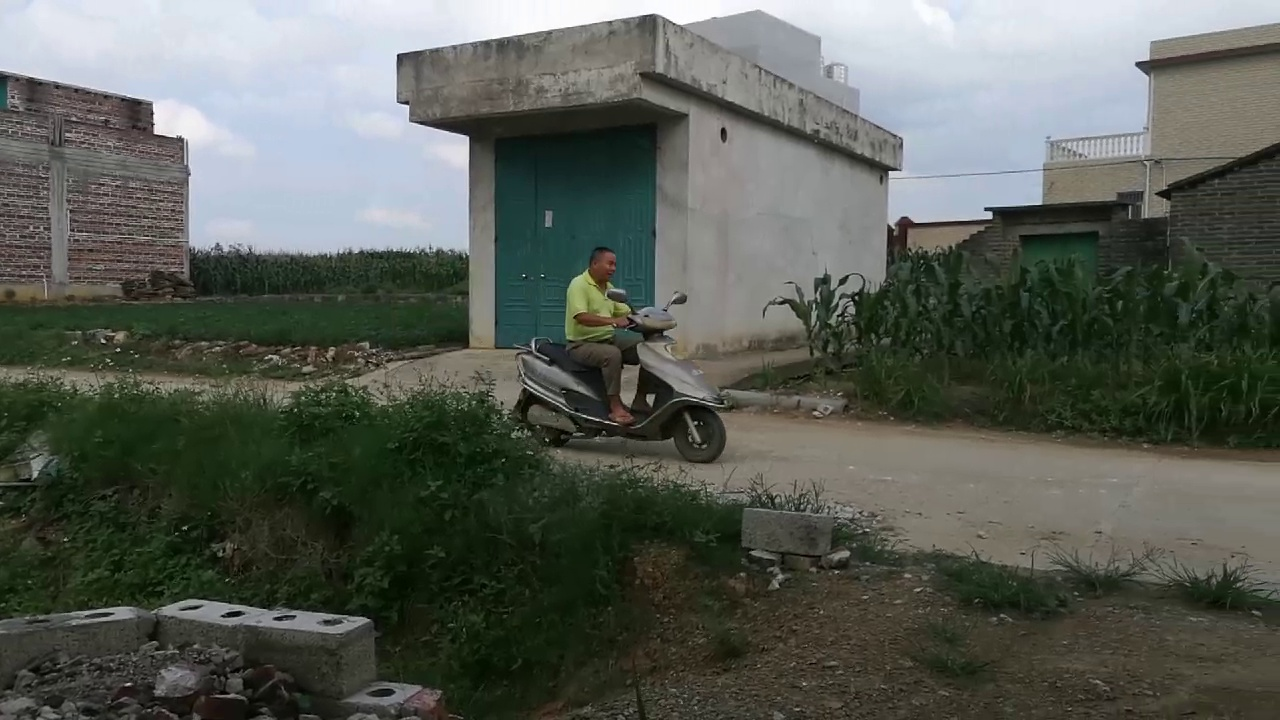
#> input picture pic/frame.jpg, 1280 x 720 px
$ python test4.py
#> lines starting #> are read from the running program, lines starting #| are printed output that depends on the picture
import cv2 as cv
import numpy as np

img = cv.imread("pic/frame.jpg", cv.IMREAD_COLOR)
#> img is the input picture: shape (720, 1280, 3); mean B, G, R 85.6, 93.6, 88.8

gamma = 4.5
lookUpTable = np.empty((1, 256), np.uint8)

for j in range(256):
    lookUpTable[0, j] = np.clip(pow(j / 255, gamma) * 255, 0, 255)

dst = cv.LUT(img, lookUpTable)
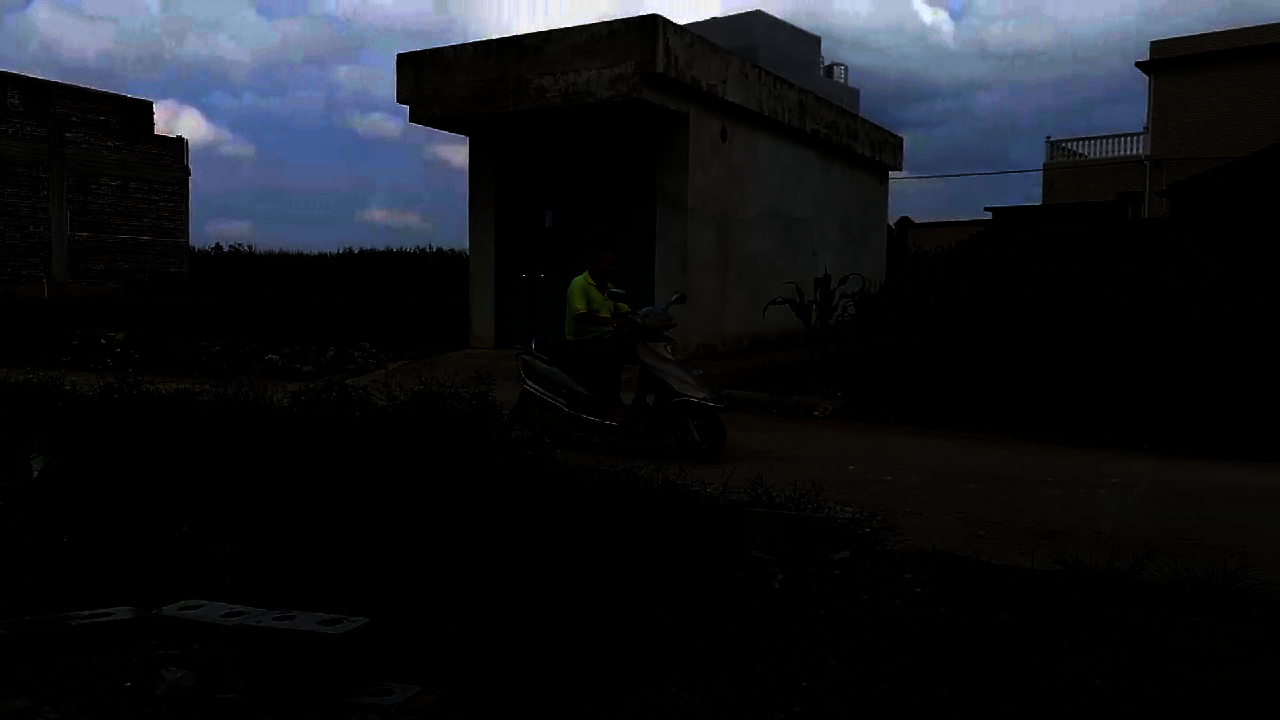
#> dst: shape (720, 1280, 3); mean B, G, R 26.8, 22, 19.4

cv.namedWindow("img", cv.WINDOW_NORMAL)
cv.namedWindow("dst", cv.WINDOW_NORMAL)

cv.imshow("img", img)
cv.imshow("dst", dst)
cv.waitKey(0)
cv.destroyAllWindows()

$ run again, with pic/bfmatcher.jpg copied over pic/frame.jpg
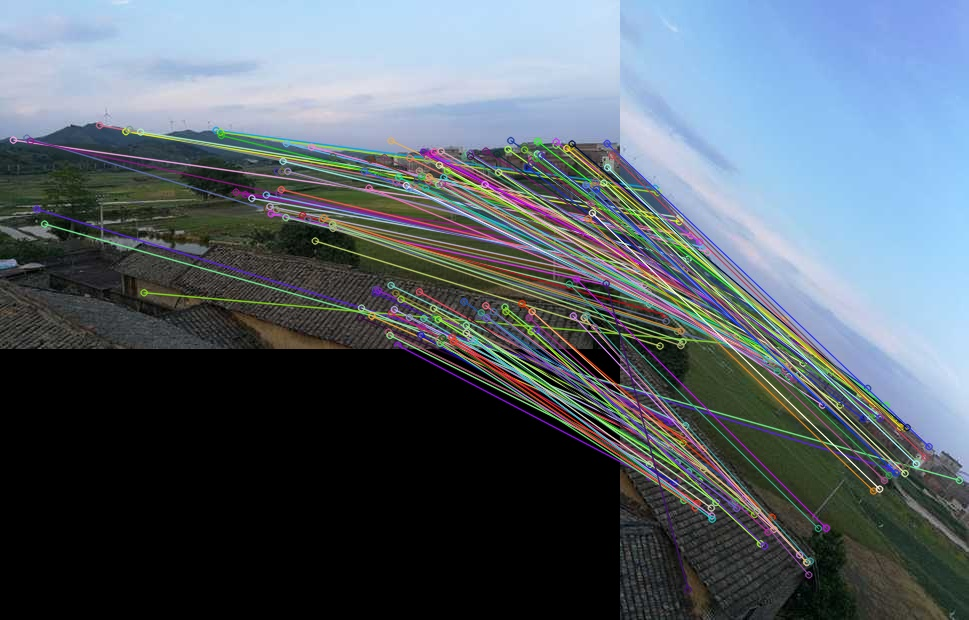
#> input picture pic/bfmatcher.jpg, 969 x 620 px
#> img is the input picture: shape (620, 969, 3); mean B, G, R 105.8, 96.8, 86
#> `dst = cv.LUT(img, lookUpTable)`:
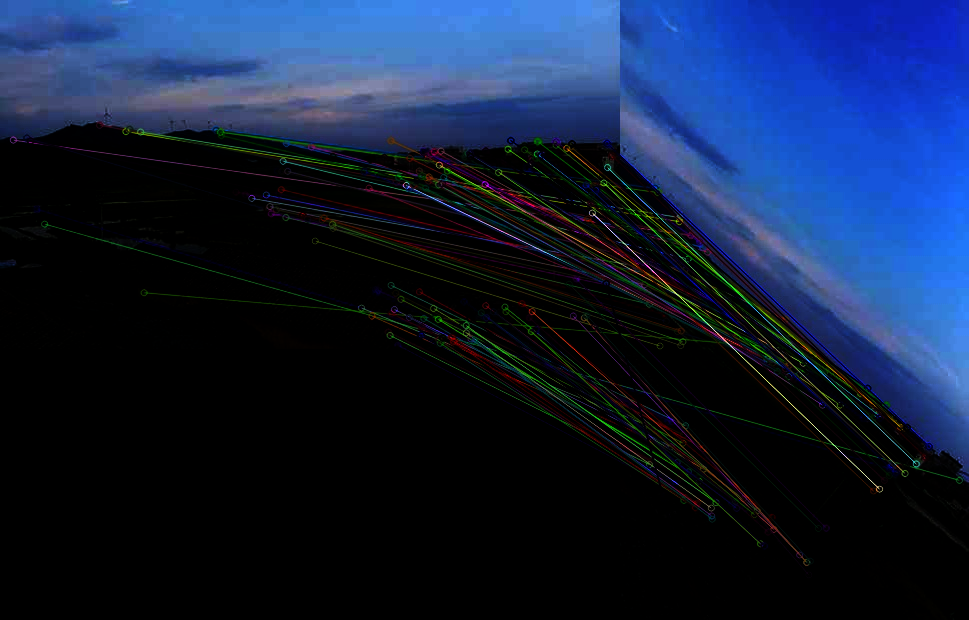
#> dst: shape (620, 969, 3); mean B, G, R 59.7, 31.4, 17.5
